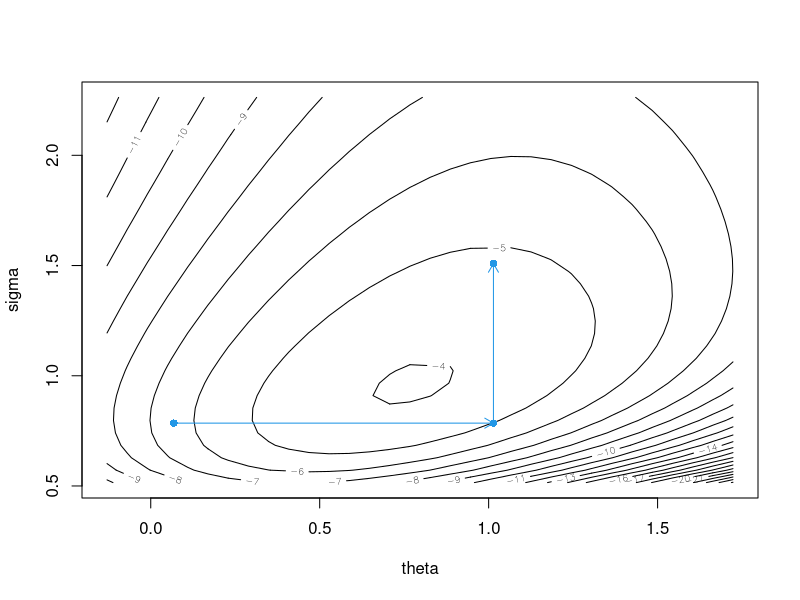
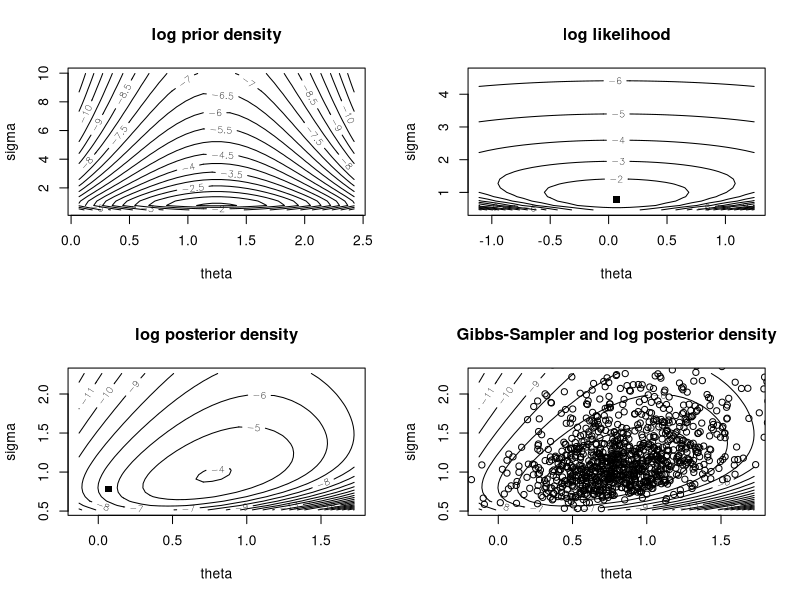
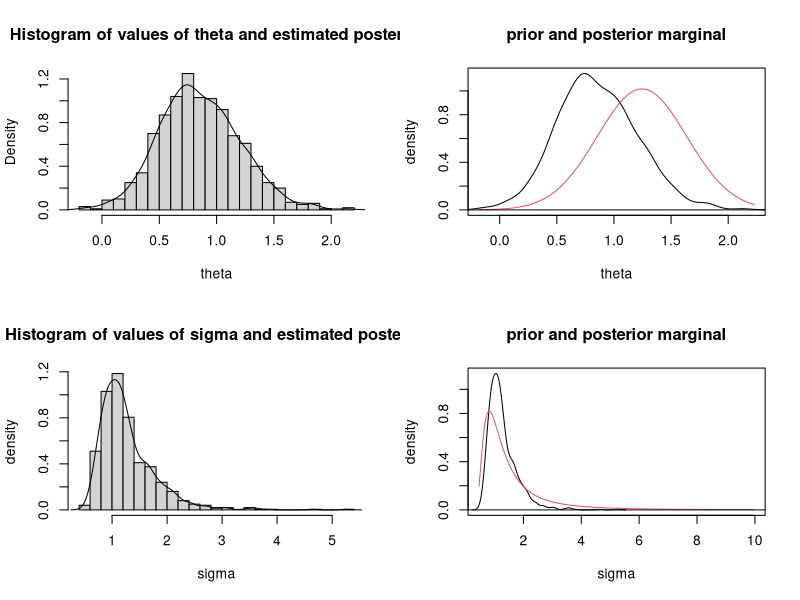
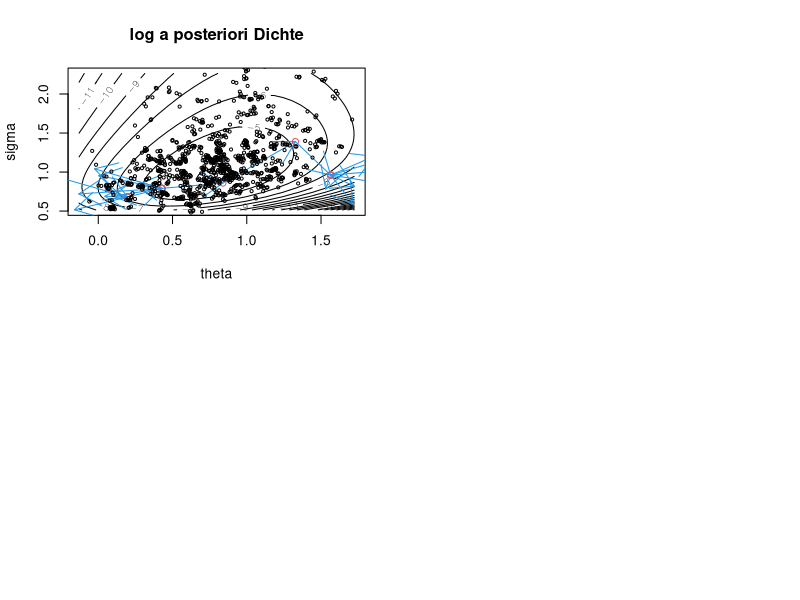
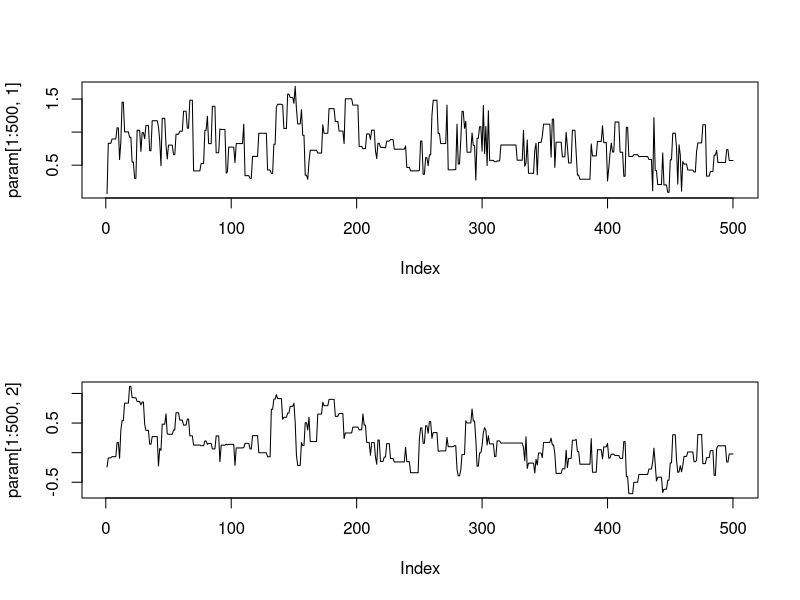
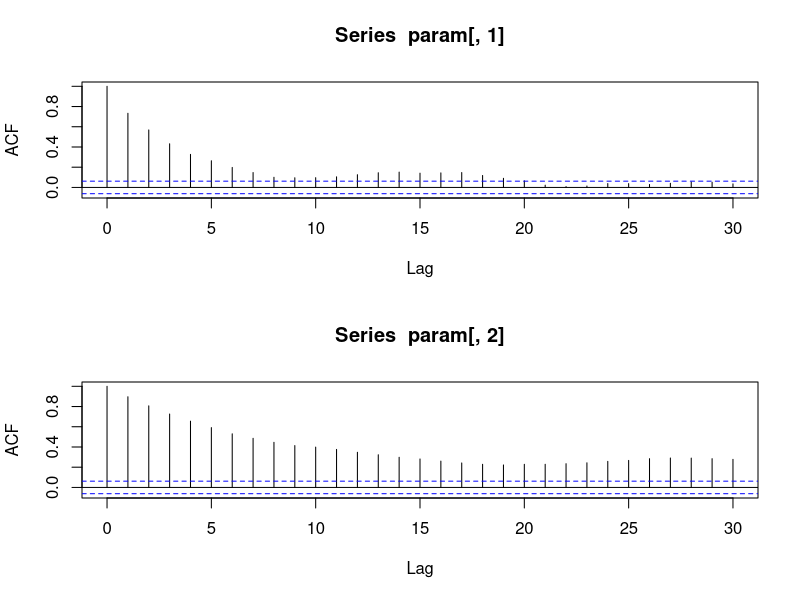

Write the R code that produced these figures, in order.
################################
## Normal-Gamma prior example ##
################################

##Assume the following model:
# Observations: normal(theta,sigma^2)
# Prior for theta: normal(xi,ka2), 
# prior for 1/sigma^2 (called precision): Gamma(gam,lam), independent

x <- rnorm(4) #generating data
xb <- mean(x)
n <- length(x)
xs <- var(x)*(n-1)/n  

f.lik.contour <- function(n,xb,xs){
  ## Purpose: Plotting the log likelihood of normal observations
  ## ----------------------------------------------------------------------
  ## Arguments: xb,xs=mle for mean and variance, n=sample size
  ## ----------------------------------------------------------------------
  ## Author: Hans-Ruedi Kuensch
  th <- seq(xb-3*sqrt(xs/n),xb+3*sqrt(xs/n),length=32)
  # range for theta
  si <- sqrt(n*xs)*seq(1/sqrt(qchisq(0.99,n-1)),1/sqrt(qchisq(0.01,n-1)),
                       length=32)# range for sigma
  z <- n*outer(rep(1,32),log(si))+ 0.5*n*outer(xs+(th-xb)^2,si^2,FUN="/")
  #computing log likelihood
  contour(th,si,-z,nlevels=20,xlab="theta",ylab="sigma")
}

f.post.contour <- function(xi,ka2,gam,lam,n,xb,xs){
  ## Purpose: Plotting contours of the posterior. The main task is to define
  ##          a suitable domain where the posterior is concentrated 
  ## -------------------------------------------------------------------------
  ## Arguments: xi,ka2,al,lam=hyperparameters, xb,xs=mle
  ##            n=sample size (n=0 gives the prior !)
  ## -------------------------------------------------------------------------
  ## Author: Hans-Ruedi Kuensch
  s2 <- lam/gam #gam/lam is the prior mean of 1/sigma^2
  a <- s2/(s2+n*ka2)
  mu <- a*xi+(1-a)*xb # posterior mean of theta if sigma^2=s2
  th <- seq(mu-3*sqrt(a*ka2),mu+3*sqrt(a*ka2),length=32)
                                        # defines the range for theta
  lam <- lam+0.5*n*xs 
  gam <- gam+0.5*n
  #if theta=xb, posterior for 1/sigma^2 is Gamma(lam,gam)
  si <- sqrt(lam)*seq(1/sqrt(qgamma(0.99,gam)),1/sqrt(qgamma(0.01,gam)),
                      length=32) # defines the range for sigma 
  z <- 0.5*outer((th-xi)^2,rep(1,32))/ka2+(2*gam+1)*outer(rep(1,32),log(si))+
    outer(lam+0.5*n*(th-xb)^2,si^2,FUN="/")
           #log posterior on the lattice of values for theta and sigma 
  contour(th,si,-z,nlevels=20,xlab="theta",ylab="sigma")
}


f.gibbs <- function(xi,ka2,gam,lam,n,xb,xs,nrep=1000){
  ## Purpose: Implementing the Gibbs-sampler for the posterior in a normal
  ## model with normal-inverse Gamma prior
  ## -------------------------------------------------------------------------
  ## Arguments: xi,ka2,gam,lam=hyperparameters, xb,xs=sufficient statistic
  ## -------------------------------------------------------------------------
  ## Author: Hans-Ruedi Kuensch
  th <- rep(xb,nrep)
  sisq <- rep(xs,nrep)
  for (k in (2:nrep)){
    a <- sisq[k-1]/(sisq[k-1]+n*ka2)
    th[k] <- rnorm(1,a*xi+(1-a)*xb,sqrt(a*ka2)) # given sisq, sample theta
    sisq[k] <- (lam+0.5*n*(xs+(xb-th[k])^2))/rgamma(1,0.5*n+gam) # given theta, sample sisq
  }
  list(th=th,si=sqrt(sisq))
}




#Choice of hyperparameter
#1. not informative
xi <- 0
ka2 <- 100
gam <- 1
lam <- 1
#2. informative for theta, in agreement with data
xi <- xb
ka2 <- xs/n
gam <- 1
lam <- 1
#3. informative for theta, conflicting the data
xi <- xb+3*sqrt(xs/n)
ka2 <- xs/n
gam <- 1
lam <- 1 

#Beginning of the Gibbs-Sampler
gibbs <- f.gibbs(xi,ka2,gam,lam,n,xb,xs,nrep=50)
f.post.contour(xi,ka2,gam,lam,n,xb,xs)
points(gibbs$th[1],gibbs$si[1],col=4,pch=16)
i <- 0
i <- i+1
points(gibbs$th[i+1],gibbs$si[i],col=4,pch=16)
arrows(gibbs$th[i],gibbs$si[i],gibbs$th[i+1],gibbs$si[i],length=0.1,col=4)
points(gibbs$th[i+1],gibbs$si[i+1],col=4,pch=16)
arrows(gibbs$th[i+1],gibbs$si[i],gibbs$th[i+1],gibbs$si[i+1],length=0.1,col=4) 

#prior density, likelihood und posterior density 
par (mfrow=c(2,2))
f.post.contour(xi,ka2,gam,lam,0,xb,xs)
title(main="log prior density")
f.lik.contour(n,xb,xs)
title(main="log likelihood")
points(xb,sqrt(xs),pch=15)
f.post.contour(xi,ka2,gam,lam,n,xb,xs)
points(xb,sqrt(xs),pch=15)
title(main="log posterior density")
#adding output from the Gibbs sampler
gibbs <- f.gibbs(xi,ka2,gam,lam,n,xb,xs,nrep=1000)
f.post.contour(xi,ka2,gam,lam,n,xb,xs)
title(main="Gibbs-Sampler and log posterior density")
points(gibbs$th,gibbs$si)

#marginal posterior for theta
hist(gibbs$th,breaks=20, freq=F,xlab="theta", main=
     "Histogram of values of theta and estimated posterior")
d <- density(gibbs$th)
lines(d$x,d$y)
from <- min(min(gibbs$th),xi-2.5*sqrt(ka2))
to <- max(max(gibbs$th),xi+2.5*sqrt(ka2))
x <- seq(from,to,length=500)
plot(d$x,d$y,type="l",xlim=c(from,to),xlab="theta",ylab="density",
             main="prior and posterior marginal")
lines(x,dnorm(x,xi,sqrt(ka2)),col=2)
abline(h=0)
#marginal posterior for sigma
hist(gibbs$si,breaks=20,freq=F,xlab="sigma", ylab="density",main=
     "Histogram of values of sigma and estimated posterior")
d <- density(gibbs$si)
lines(d$x,d$y)
from <- min(min(gibbs$si),1/sqrt(qgamma(0.99,gam)))
to <- max(max(gibbs$si),1/sqrt(qgamma(0.01,gam)))
x <- seq(from,to,length=500)
y <- 2*dgamma(1/(x^2),shape=gam,rate=lam)/(x^3)
plot(d$x,d$y,xlim=c(from,to),type="l",xlab="sigma",ylab="density",
             main="prior and posterior marginal")
lines(x,y,col=2)
abline(h=0)


#Bayesian prediction: Effect of incorporating uncertainty about parameters
limit <- xb+qnorm(0.95)*sqrt(xs) 
# P(new observation <=limit)=0.95, if true parameter = MLE 
pnorm(limit,mean=xb,sd=sqrt(xs))
# P(new observation <=limit | data)
mean(pnorm(limit,mean=gibbs$th,sd=gibbs$si))
 





#Simulation from the posterior using Metropolis, will be shown later in
#the course.

# Generic function for Metropolis with random walk proposal
f.metrop <- function(x0,scale,nrep,r.target, ...){
  ## Purpose: Metropolis algorithm with Gaussian random walk proposals
  ## -------------------------------------------------------------------------
  ## Arguments: x0 = (vector of) starting values, scale = vector of
  ##            standard deviations for the random walk, nrep=number of
  ##            replicates, r.target = ratio of target densities
  ## -------------------------------------------------------------------------
  ## Author: Hans-Ruedi Kuensch
  d <- length(x0)
  x <- matrix(rnorm(d*nrep),nrow=nrep,ncol=d)
  y <- matrix(0,nrow=nrep-1,ncol=d)
  x <- x%*%diag(scale,nrow=d)
  x[1,] <- x0
  nrej <- 0
  for (i in (2:nrep)) {
    x[i,] <- x[i-1,]+x[i,]
    y[i-1,] <- x[i,]
    if (runif(1) > r.target(x[i,],x[i-1,],...)) {
      x[i,] <- x[i-1,]
      nrej <- nrej+1
    }
  }
  list(sample=x,acc=1-nrej/nrep,prop=y)
}

#Ratios of the posterior density
r.post <- function(x1,x2,xi,ka2,gam,lam,n,xb,xs){
  ## Purpose: Computing ratio of posteriori densities at x1 and x2
  ##          for an i.i.d. normal model
  ## ----------------------------------------------------------------------
  ## Arguments: x=(mu,log(sigma)) = Parameters of the normal distribution
  ##            xi,ka2,gam,lam = Parameters of the prior
  ##            n=number of data, xb=sample mean, xs=sample variance
  ## ----------------------------------------------------------------------
  ## Author: Hans-Ruedi Kuensch
  ratio <- 0.5*((x2[1]-xi)^2-(x1[1]-xi)^2)/ka2 + (2*gam+n+1)*(x2[2]-x1[2]) +
    (lam+0.5*n*(xs+(x2[1]-xb)^2))*exp(-2*x2[2]) -
    (lam+0.5*n*(xs+(x1[1]-xb)^2))*exp(-2*x1[2])
  exp(ratio)
}


f.post.contour(xi,ka2,gam,lam,n,xb,xs)
points(xb,sqrt(xs),pch=15)
title(main="log a posteriori Dichte")
# Few iterations (with log scale for sigma) to explain the idea
metrop <- f.metrop(x0=c(xb,0.5*log(xs)),scale=c(0.6,0.3),nrep=21,
                   r.target=r.post,xi,ka2,gam,lam,n,xb,xs)
sample <- metrop$sample
sample[,2] <- exp(sample[,2])
prop <- metrop$prop
prop[,2] <- exp(prop[,2])
points(sample[,1],sample[,2],col=2)
arrows(sample[-21,1],sample[-21,2],prop[,1],prop[,2],col=4)
#Result of many iterations 
metrop <- f.metrop(x0=c(xb,0.5*log(xs)),scale=c(0.6,0.3),nrep=1000,
                   r.target=r.post,xi,ka2,gam,lam,n,xb,xs)
metrop$acc  # acceptance rate
param <- metrop$sample
points(param[,1]+0.04*(runif(1000)-0.5),
       exp(param[,2])+0.04*(runif(1000)-0.5),cex=0.5)
# Making overlapping points visible
par(mfrow=c(2,1))
plot(param[1:500,1],type="l")
plot(param[1:500,2],type="l")
#Autocorrelations 
acf(param[,1])
acf(param[,2])
